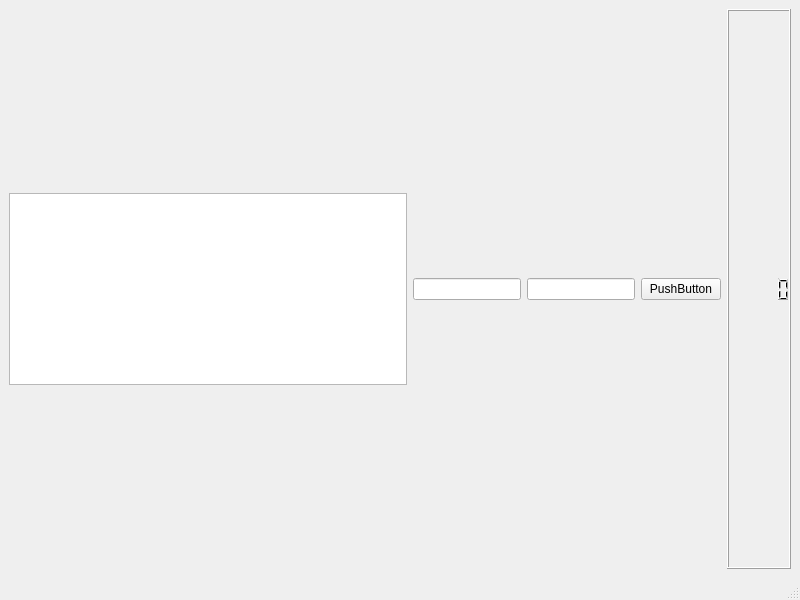
<?xml version="1.0" encoding="UTF-8"?>
<ui version="4.0">
 <class>MainWindow</class>
 <widget class="QMainWindow" name="MainWindow">
  <property name="geometry">
   <rect>
    <x>0</x>
    <y>0</y>
    <width>800</width>
    <height>600</height>
   </rect>
  </property>
  <property name="windowTitle">
   <string>MainWindow</string>
  </property>
  <widget class="QWidget" name="centralwidget">
   <layout class="QHBoxLayout" name="horizontalLayout">
    <item>
     <widget class="QTextBrowser" name="textBrowser">
      <property name="sizePolicy">
       <sizepolicy hsizetype="Expanding" vsizetype="Maximum">
        <horstretch>0</horstretch>
        <verstretch>0</verstretch>
       </sizepolicy>
      </property>
     </widget>
    </item>
    <item>
     <widget class="QLineEdit" name="lineEdit_2">
      <property name="sizePolicy">
       <sizepolicy hsizetype="Fixed" vsizetype="Fixed">
        <horstretch>0</horstretch>
        <verstretch>0</verstretch>
       </sizepolicy>
      </property>
      <property name="layoutDirection">
       <enum>Qt::LeftToRight</enum>
      </property>
      <property name="placeholderText">
       <string/>
      </property>
     </widget>
    </item>
    <item>
     <widget class="QLineEdit" name="lineEdit">
      <property name="sizePolicy">
       <sizepolicy hsizetype="Fixed" vsizetype="Fixed">
        <horstretch>0</horstretch>
        <verstretch>0</verstretch>
       </sizepolicy>
      </property>
      <property name="layoutDirection">
       <enum>Qt::LeftToRight</enum>
      </property>
      <property name="placeholderText">
       <string/>
      </property>
     </widget>
    </item>
    <item>
     <widget class="QPushButton" name="pushButton">
      <property name="text">
       <string>PushButton</string>
      </property>
     </widget>
    </item>
    <item>
     <widget class="QLCDNumber" name="lcdNumber">
      <property name="sizePolicy">
       <sizepolicy hsizetype="Minimum" vsizetype="Minimum">
        <horstretch>0</horstretch>
        <verstretch>0</verstretch>
       </sizepolicy>
      </property>
     </widget>
    </item>
   </layout>
  </widget>
  <widget class="QMenuBar" name="menubar">
   <property name="geometry">
    <rect>
     <x>0</x>
     <y>0</y>
     <width>800</width>
     <height>21</height>
    </rect>
   </property>
  </widget>
  <widget class="QStatusBar" name="statusbar"/>
 </widget>
 <resources/>
 <connections/>
</ui>
